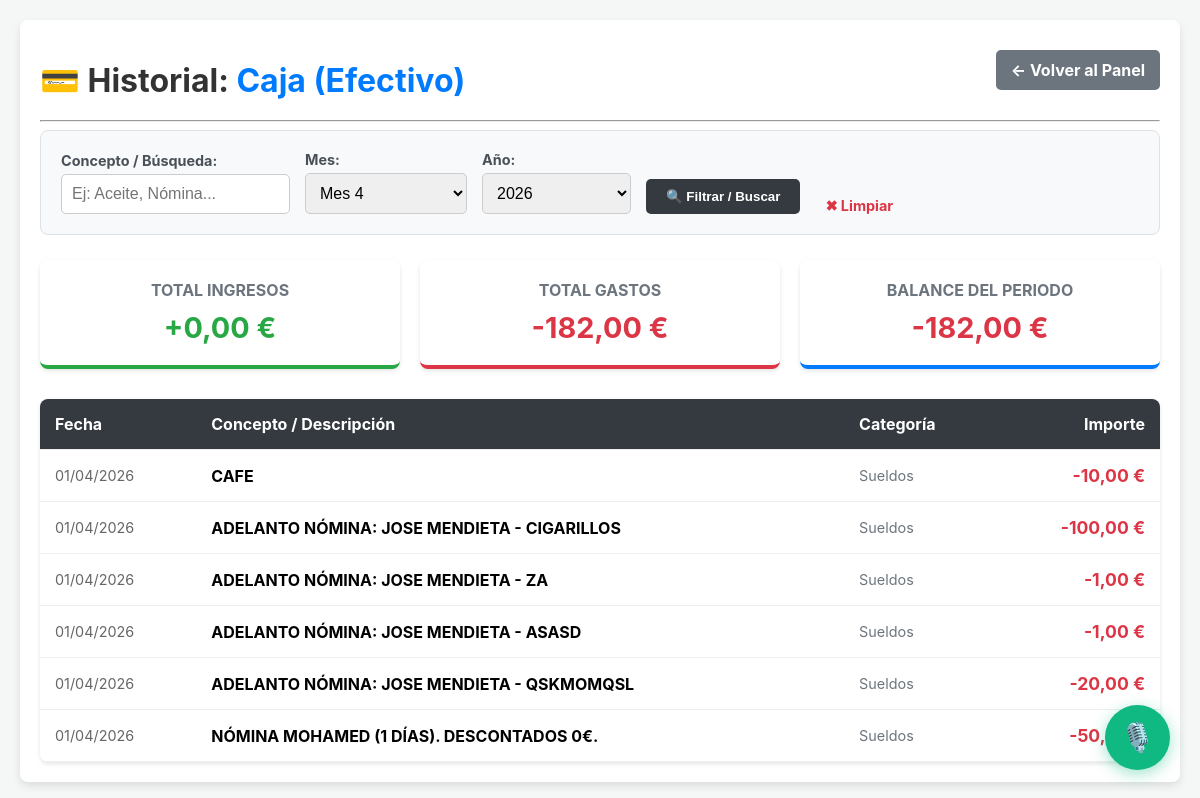
/historial-cuenta/efectivo/ (signed in), run on an earlier commit of the app's database.
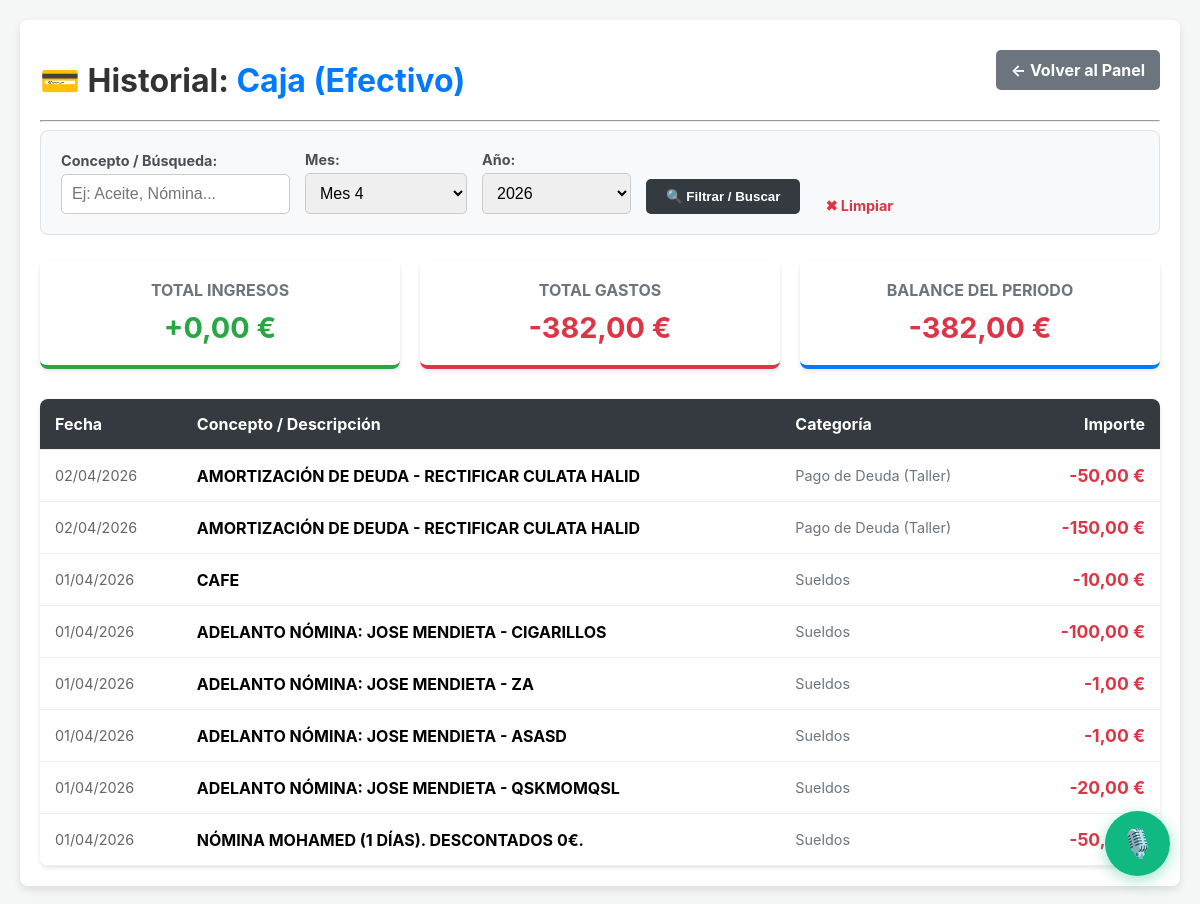
And on a later commit of the database.
### taller/models.py (models this page shows, shortened)
class Gasto(models.Model):
    CATEGORIA_CHOICES = [
        ('Repuestos', 'Repuestos'),
        ('Sueldos', 'Sueldos'),
        ('Herramientas', 'Herramientas'),
        ('Suministros', 'Suministros (Agua, Café, etc.)'),
        ('Gasolina/Diesel', 'Gasolina/Diesel'),
        ('Otros', 'Otros'),
        ('Compra de Consumibles', 'Compra de Consumibles (Stock Taller)'),
        ('COMISIONES_INTERESES', 'Comisiones e Intereses Bancarios'),
        ('Pago de Deuda', 'Pago de Deuda (Taller)'),
        ('PAGO_TARJETA', '💳 Pago de Tarjeta de Crédito'),
    ]
    METODO_PAGO_CHOICES = [
        ('EFECTIVO', 'Efectivo (Caja)'),
        ('CUENTA_TALLER', 'Cuenta Taller (Banco)'),
        ('TARJETA_1', 'Tarjeta 1 (Visa 2000€)'),
        ('TARJETA_2', 'Tarjeta 2 (Visa 1000€)'),
        ('COMPENSACION', '🤝 Compensación (Trueque / Sin dinero)'),
        ('FIADO', '📝 Dejado a Deber / Fiado (Genera Deuda)'), # <-- NUESTRA NUEVA MAGIA
    ]
    metodo_pago = models.CharField(max_length=20, choices=METODO_PAGO_CHOICES, default='EFECTIVO')
    fecha = models.DateField(default=timezone.now)
    categoria = models.CharField(max_length=30, choices=CATEGORIA_CHOICES)
    importe = models.DecimalField(max_digits=10, decimal_places=2, null=True, blank=True)
    descripcion = models.CharField(max_length=255, null=True, blank=True)
    orden = models.ForeignKey(OrdenDeReparacion, on_delete=models.SET_NULL, null=True, blank=True, related_name='gastos')
    vehiculo = models.ForeignKey(Vehiculo, on_delete=models.SET_NULL, null=True, blank=True)
    empleado = models.ForeignKey(Empleado, on_delete=models.SET_NULL, null=True, blank=True)
    deuda_asociada = models.ForeignKey(DeudaTaller, on_delete=models.SET_NULL, null=True, blank=True, related_name='gastos_pagados')
    pagado_con_tarjeta = models.BooleanField(default=False)

### taller/views.py (the view)
# urls.py: path('historial-cuenta/<str:cuenta_nombre>/', views.historial_cuenta, name='historial_cuenta'),
@login_required
def historial_cuenta(request, cuenta_nombre):
    if not request.user.is_superuser:
        return redirect('home')
    mapeo_cuentas = {
        'efectivo': ('EFECTIVO', 'Caja (Efectivo)'),
        'banco': ('CUENTA_TALLER', 'Cuenta Taller (Banco)'),
        'tarjeta1': ('TARJETA_1', 'Tarjeta 1 (Visa 2000€)'),
        'tarjeta2': ('TARJETA_2', 'Tarjeta 2 (Visa 1000€)'),
    }
    if cuenta_nombre not in mapeo_cuentas: return redirect('home')
    metodo_db, nombre_legible = mapeo_cuentas[cuenta_nombre]
    hoy = timezone.now()
    mes_seleccionado = request.GET.get('mes', str(hoy.month))
    ano_seleccionado = request.GET.get('ano', str(hoy.year))
    concepto_buscado = request.GET.get('concepto', '').upper()
    ingresos = Ingreso.objects.filter(metodo_pago=metodo_db)
    gastos = Gasto.objects.filter(metodo_pago=metodo_db)
    if mes_seleccionado != 'Todos':
        ingresos = ingresos.filter(fecha__month=int(mes_seleccionado))
        gastos = gastos.filter(fecha__month=int(mes_seleccionado))
    if ano_seleccionado != 'Todos':
        ingresos = ingresos.filter(fecha__year=int(ano_seleccionado))
        gastos = gastos.filter(fecha__year=int(ano_seleccionado))
    if concepto_buscado:
        ingresos = ingresos.filter(descripcion__icontains=concepto_buscado)
        gastos = gastos.filter(descripcion__icontains=concepto_buscado)
    lista_movimientos = []
    for i in ingresos: lista_movimientos.append({'fecha': i.fecha, 'descripcion': i.descripcion, 'importe': i.importe, 'tipo': 'Ingreso', 'categoria': i.get_categoria_display()})
    for g in gastos: lista_movimientos.append({'fecha': g.fecha, 'descripcion': g.descripcion, 'importe': -g.importe, 'tipo': 'Gasto', 'categoria': g.get_categoria_display()})
    movimientos_ordenados = sorted(lista_movimientos, key=lambda x: x['fecha'], reverse=True)
    total_ingresos = sum(m['importe'] for m in movimientos_ordenados if m['tipo'] == 'Ingreso')
    total_gastos = sum(abs(m['importe']) for m in movimientos_ordenados if m['tipo'] == 'Gasto')
    balance_periodo = total_ingresos - total_gastos
    context = {
        'nombre_legible': nombre_legible, 'cuenta_nombre': cuenta_nombre, 'movimientos': movimientos_ordenados,
        'mes_seleccionado': mes_seleccionado, 'ano_seleccionado': ano_seleccionado, 'concepto': request.GET.get('concepto', ''),
        'total_ingresos': total_ingresos, 'total_gastos': total_gastos, 'balance_periodo': balance_periodo,
        'meses_del_ano': range(1, 13), 'anos_disponibles': range(hoy.year - 2, hoy.year + 2),
    }
    return render(request, 'taller/historial_cuenta.html', context)

### taller/templates/taller/historial_cuenta.html (shortened to what this page needs)
<!DOCTYPE html>
{% load static %}
<html lang="es">
<head>
    <link rel="stylesheet" href="{% static 'taller/css/main.css' %}">
    <link rel="stylesheet" href="{% static 'taller/css/responsive.css' %}">
</head>
<body>
    <div class="container">
        <div class="header" style="display: flex; justify-content: space-between; align-items: center;">
            <h1>💳 Historial: <span style="color: #007bff;">{{ nombre_legible }}</span></h1>
            <a href="{% url 'home' %}" class="back-btn" style="background: #6c757d; color: white; padding: 10px 15px; text-decoration: none; border-radius: 5px; font-weight: bold;">← Volver al Panel</a>
        </div>
        <hr>
        <form method="get" class="filter-bar">
            <div class="form-group">
                <label>Concepto / Búsqueda:</label>
                <input type="text" name="concepto" value="{{ concepto }}" placeholder="Ej: Aceite, Nómina...">
            </div>
            <div class="form-group">
                <label>Mes:</label>
                <select name="mes">
                    {% for m in meses_del_ano %}
                        <option value="{{ m }}" {% if mes_seleccionado == m|stringformat:"s" %}selected{% endif %}>Mes {{ m }}</option>
                    {% endfor %}
                </select>
            </div>
            <div class="form-group">
                <label>Año:</label>
                <select name="ano">
                    {% for a in anos_disponibles %}
                        <option value="{{ a }}" {% if ano_seleccionado == a|stringformat:"s" %}selected{% endif %}>{{ a }}</option>
                    {% endfor %}
                </select>
            </div>
            <button type="submit" class="btn-filter">🔍 Filtrar / Buscar</button>
            <a href="{% url 'historial_cuenta' cuenta_nombre %}" style="margin-left: 10px; color: #dc3545; text-decoration: none; font-size: 0.9em; font-weight:bold;">✖ Limpiar</a>
        </form>
        <div class="summary-cards">
            <div class="summary-card" style="border-bottom: 4px solid #28a745;">
                <h3>Total Ingresos</h3>
                <div class="val" style="color: #28a745;">+{{ total_ingresos|floatformat:2 }} €</div>
            </div>
            <div class="summary-card" style="border-bottom: 4px solid #dc3545;">
                <h3>Total Gastos</h3>
                <div class="val" style="color: #dc3545;">-{{ total_gastos|floatformat:2 }} €</div>
            </div>
            <div class="summary-card" style="border-bottom: 4px solid #007bff;">
                <h3>Balance del Periodo</h3>
                <div class="val" style="{% if balance_periodo < 0 %}color: #dc3545;{% else %}color: #007bff;{% endif %}">
                    {{ balance_periodo|floatformat:2 }} €
                </div>
            </div>
        </div>
        <table class="mov-table">
            <thead>
                <tr>
                    <th>Fecha</th>
                    <th>Concepto / Descripción</th>
                    <th>Categoría</th>
                    <th style="text-align: right;">Importe</th>
                </tr>
            </thead>
            <tbody>
                {% for mov in movimientos %}
                <tr>
                    <td style="color: #666; font-size: 0.9em;">{{ mov.fecha|date:"d/m/Y" }}</td>
                    <td style="font-weight: bold;">{{ mov.descripcion }}</td>
                    <td style="color: #6c757d; font-size: 0.9em;">{{ mov.categoria }}</td>
                    <td style="text-align: right; font-weight: bold; font-size: 1.1em; {% if mov.tipo == 'Gasto' %}color: #dc3545;{% else %}color: #28a745;{% endif %}">
                        {% if mov.tipo == 'Gasto' %}{% else %}+{% endif %}{{ mov.importe|floatformat:2 }} €
                    </td>
                </tr>
                {% empty %}
                <tr>
                    <td colspan="4" style="text-align: center; padding: 40px; color: #6c757d;">
                        No se encontraron movimientos con estos filtros.
                    </td>
                </tr>
                {% endfor %}
            </tbody>
        </table>
    </div> {% include 'taller/widget_ia.html' %}
</body>
</html>

### taller/templates/taller/widget_ia.html (shortened to what this page needs)
<div id="jarvis-widget">
    <button id="jarvis-btn" onclick="toggleJarvis()" title="Hablar con J.A.R.V.I.S.">🎙️</button>
</div>

### taller/static/taller/css/main.css (style rules this page uses)
body { font-family: -apple-system, BlinkMacSystemFont, "Segoe UI", Roboto, "Helvetica Neue", Arial, sans-serif; background-color: #f4f7f6; margin: 0; padding: 20px; }
h1, h2 { color: #333; }
.header { display: flex; justify-content: space-between; align-items: flex-start; flex-wrap: wrap; gap: 10px; margin-bottom: 20px; }
.header h1 { margin-bottom: 0; }
.back-btn { padding: 10px 15px; background-color: #6c757d; color: white; text-decoration: none; border-radius: 5px; align-self: center; }
.container { max-width: 1200px; margin: auto; background-color: #fff; padding: 20px; border-radius: 8px; box-shadow: 0 4px 8px rgba(0,0,0,0.1); }

### taller/templates/taller/historial_cuenta.html (style rules this page uses)
.filter-bar { background: #f8f9fa; padding: 20px; border-radius: 8px; margin-bottom: 25px; border: 1px solid #dee2e6; display: flex; flex-wrap: wrap; gap: 15px; align-items: flex-end; }
.form-group { display: flex; flex-direction: column; gap: 5px; }
.form-group label { font-size: 0.9em; font-weight: bold; color: #495057; }
.form-group input, .form-group select { padding: 10px; border: 1px solid #ccc; border-radius: 5px; font-size: 1em; }
.btn-filter { background: #343a40; color: white; padding: 10px 20px; border: none; border-radius: 5px; cursor: pointer; font-weight: bold; height: fit-content; }
.summary-cards { display: flex; gap: 20px; margin-bottom: 30px; }
.summary-card { flex: 1; background: white; padding: 20px; border-radius: 8px; box-shadow: 0 2px 4px rgba(0,0,0,0.1); text-align: center; }
.summary-card h3 { margin: 0 0 10px 0; color: #6c757d; font-size: 1em; text-transform: uppercase; }
.summary-card .val { font-size: 1.8em; font-weight: bold; }
.mov-table { width: 100%; border-collapse: collapse; background: white; box-shadow: 0 2px 4px rgba(0,0,0,0.1); border-radius: 8px; overflow: hidden; }
.mov-table th, .mov-table td { padding: 15px; text-align: left; border-bottom: 1px solid #eee; }
.mov-table th { background: #343a40; color: white; font-weight: bold; }

### taller/templates/taller/widget_ia.html (style rules this page uses)
#jarvis-widget { position: fixed; bottom: 30px; right: 30px; z-index: 99999; display: flex; flex-direction: column; align-items: flex-end; gap: 15px; font-family: sans-serif; }
#jarvis-btn { width: 65px; height: 65px; border-radius: 50%; background: #10b981; color: white; border: none; font-size: 28px; cursor: pointer; box-shadow: 0 4px 15px rgba(16,185,129,0.4); transition: all 0.3s ease; display: flex; justify-content: center; align-items: center; outline: none; }

What changed in the data, as far as the page shows it:
added Gasto: fecha "02/04/2026", descripcion "AMORTIZACIÓN DE DEUDA - RECTIFICAR CULATA HALID"
added Gasto: fecha "02/04/2026", descripcion "AMORTIZACIÓN DE DEUDA - RECTIFICAR CULATA HALID"
Also different on the page:
{{ total_gastos|floatformat:2 }}: "182,00" → "382,00"
{{ balance_periodo|floatformat:2 }}: "-182,00" → "-382,00"
new list line: "Pago de Deuda (Taller) -50,00 €"
new list line: "Pago de Deuda (Taller) -150,00 €"
